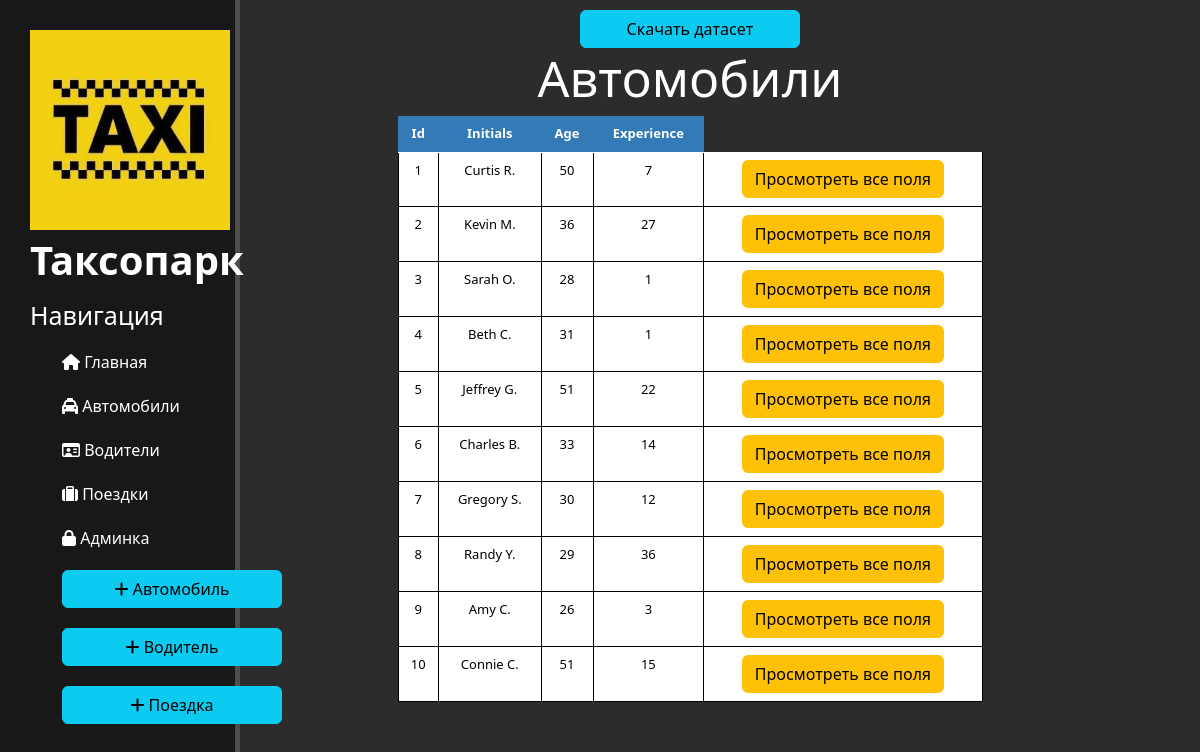
The page /data/drivers/ on the database its author committed.
### data/models.py (models this page shows, shortened)
class Driver(Model):
    id = IntegerField(primary_key=True)
    initials = TextField()
    age = IntegerField()
    experience = IntegerField()
    class Meta:
        verbose_name = 'Водитель'
        verbose_name_plural = 'Водители'

### data/views.py (the view)
# urls.py: path('drivers/', views.drivers_home, name='drivers_home'),
def drivers_home(request):
    drivers = Driver.objects.all().order_by('id')
    return render(request, 'data/drivers_home.html', {'drivers': drivers})

### data/templates/data/drivers_home.html (shortened to what this page needs)
{% extends 'main/layout.html' %}
{% block content %}
<a href="{% url 'drivers_download' %}" class="btn btn-info">Скачать датасет</a>
<div class="features">
    <h1>Автомобили</h1>
    {% if drivers %}
        <table class="table">
            <tr>
                <th>Id</th>
                <th>Initials</th>
                <th>Age</th>
                <th>Experience</th>
            </tr>
            {% for driver in drivers %}
                <tr>
                    <td>{{ driver.id }}</td>
                    <td>{{ driver.initials }}</td>
                    <td>{{ driver.age }}</td>
                    <td>{{ driver.experience }}</td>
                    <td><a href="{% url 'driver_details' driver.id %}" class="btn btn-warning">Просмотреть все поля</a></td>
                </tr>
            {% endfor %}
        </table>
    {% else %}
        <p>У вас нет записей!</p>
    {% endif %}
</div>
{% endblock %}

### main/templates/main/layout.html (shortened to what this page needs)
{% load static %}
<!doctype html>
<html lang="en">
<head>
    <link rel="stylesheet" href="https://cdn.jsdelivr.net/npm/bootstrap@5.3.3/dist/css/bootstrap.min.css">
    <link rel="stylesheet" href="{% static 'main/css/main.css' %}">
</head>
<body>
    <aside>
       <img src="{% static 'main/img/taxi.png' %}" alt="Лого">
       <span class="logo">Таксопарк</span>
       <h3>Навигация</h3>
      <ul>
          <a href="{% url 'home' %}"><li><i class="fa-solid fa-house"></i> Главная</li></a>
          <a href="{% url 'cars_home' %}"><li><i class="fa-solid fa-taxi"></i> Автомобили</li></a>
          <a href="{% url 'drivers_home' %}"><li><i class="fa-regular fa-id-card"></i> Водители</li></a>
          <a href="{% url 'trips_home' %}"><li><i class="fa-solid fa-suitcase"></i> Поездки</li></a>
          <a href="{% url 'admin:index' %}"><li><i class="fa-solid fa-lock"></i> Админка</li></a>
          <a href="{% url 'car_create' %}"><li><button class="btn btn-info"><i class="fa-solid fa-plus"></i> Автомобиль</button></li></a>
          <a href="{% url 'driver_create' %}"><li><button class="btn btn-info"><i class="fa-solid fa-plus"></i> Водитель</button></li></a>
          <a href="{% url 'trip_create' %}"><li><button class="btn btn-info"><i class="fa-solid fa-plus"></i> Поездка</button></li></a>
      </ul>
    </aside>
    <main>
        {% block content %}
        {% endblock %}
    </main>
</body>

### main/static/main/css/main.css (style rules this page uses)
body { background: #2c2c2c; }
aside { float: left; background: #181818; width: 20%; padding: 2.5%; height: 105vh; color: #fff; border-right: 5px solid #4d4d4d; }
aside img { width: 200px; float: left; }
aside .logo { font-size: 40px; margin-top: 10px; font-weight: bold; }
aside h3 { margin-top: 10px; font-size: 25px; }
aside ul { list-style: none; }
aside ul li { color: #fff; display: block; margin-top: 20px; transition: transform .5s ease; }
.btn-info { width: 220px; }
main { float: left; color: #fff; margin-top: 10px; text-align: center; width: 75%; }
main h1 { font-size: 50px; }
.table { font-size: 13px; text-align: center; width: 65%; margin: auto }
.table th { background-color: #337ab7; color: white; }
.table tr { border: none }
.table td { border-right: solid 1px #000; border-left: solid 1px; }

### main/templates/main/layout.html (style rules this page uses)
a { text-decoration: none; }

### rows shown on the page
Driver: id "1", initials "Curtis R.", age "50", experience "7"
Driver: id "2", initials "Kevin M.", age "36", experience "27"
Driver: id "3", initials "Sarah O.", age "28", experience "1"
Driver: id "4", initials "Beth C.", age "31", experience "1"
Driver: id "5", initials "Jeffrey G.", age "51", experience "22"
Driver: id "6", initials "Charles B.", age "33", experience "14"
Driver: id "7", initials "Gregory S.", age "30", experience "12"
Driver: id "8", initials "Randy Y.", age "29", experience "36"
Driver: id "9", initials "Amy C.", age "26", experience "3"
Driver: id "10", initials "Connie C.", age "51", experience "15"
